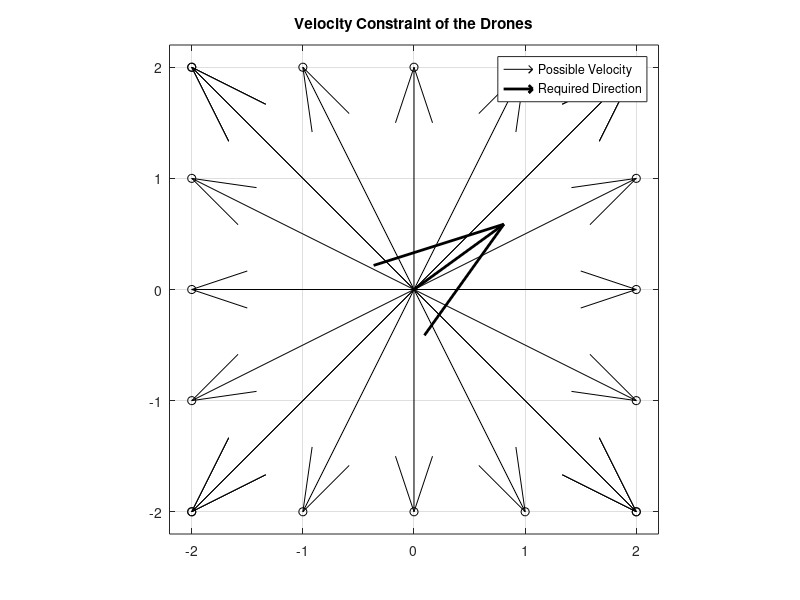

Write MATLAB code to recreate this figure.
function drawEx()
figure;
temp = -2:1:2;
one = ones(size(temp));
x = [2*one,-temp,-2*one,temp];
y = [temp,2*one,-temp,-2*one];
plot(x,y,'ok')
hold on
f1=quiver(0*x,0*y,x,y,0,'k','LineWidth',0.5,'MaxHeadSize',0.15);
axis equal
xlim([-2.2,2.2])
ylim([-2.2,2.2])

grid on
xticks(-2:2);
yticks(-2:2);
f2=quiver(0,0,cos(pi/5),sin(pi/5),0,'k','LineWidth',2,'MaxHeadSize',0.7);

legend([f1,f2],{"Possible Velocity","Required Direction"})
title("Velocity Constraint of the Drones")
end